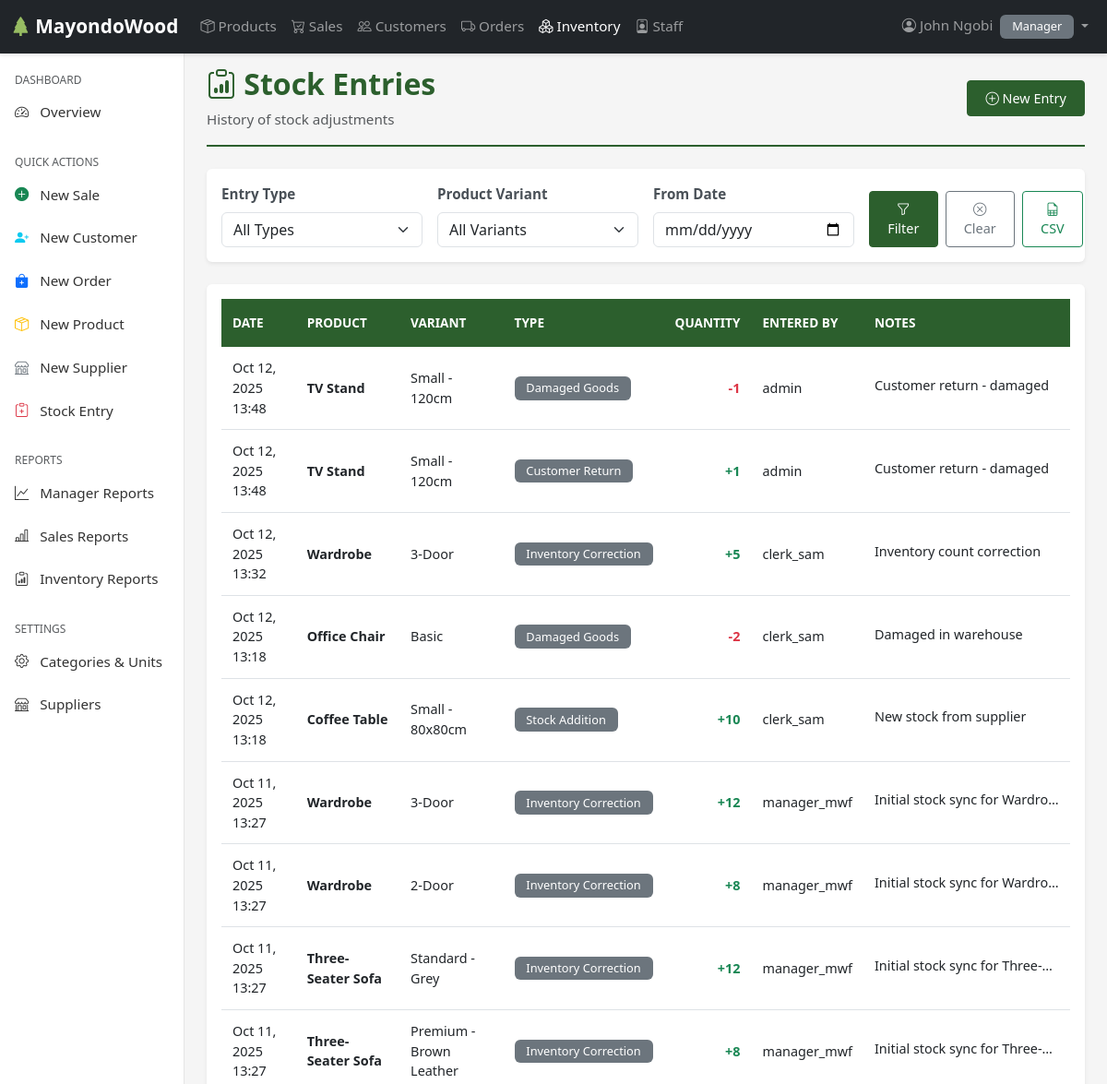
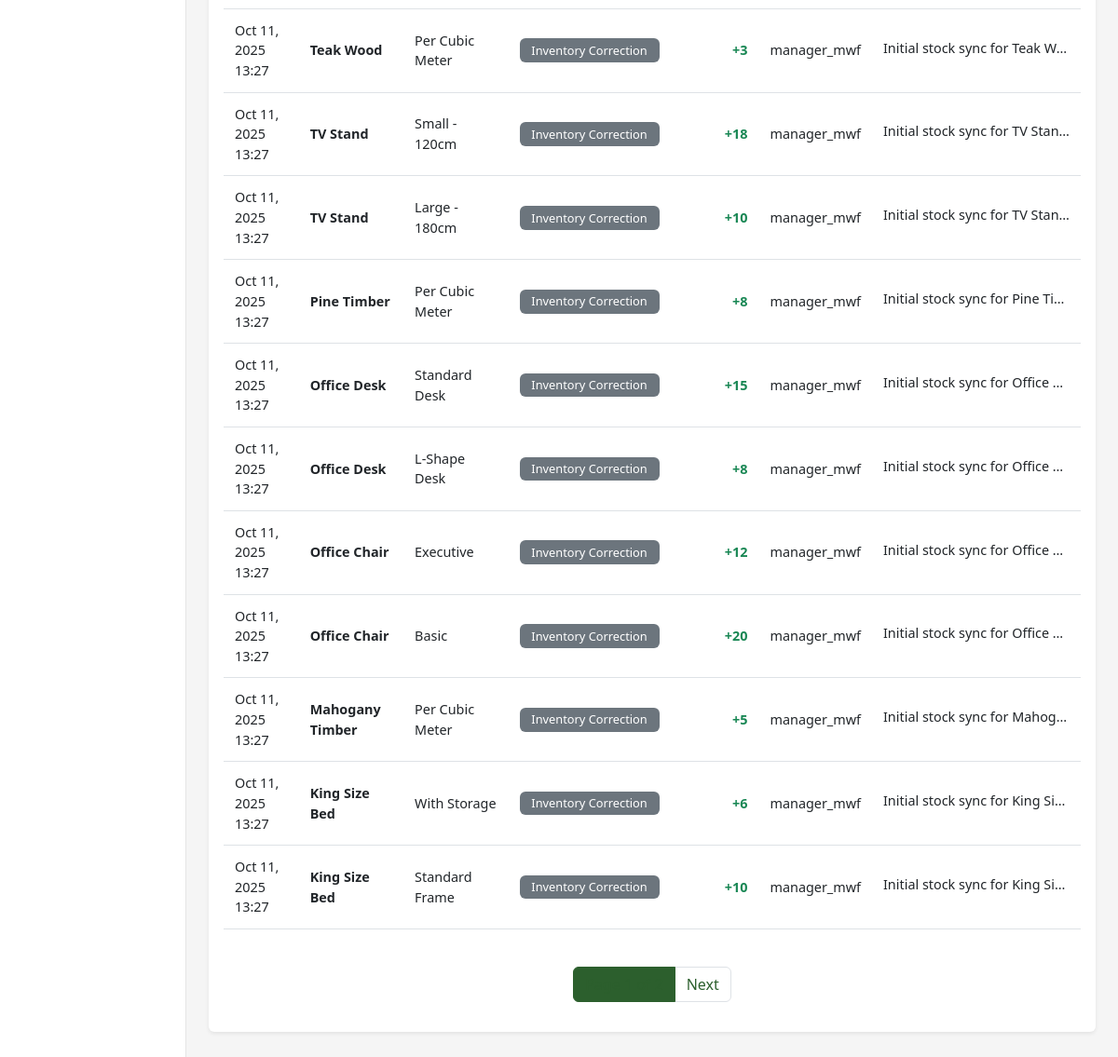
Before: /inventory/ (signed in) with the older database file (2 pictures, top to bottom).
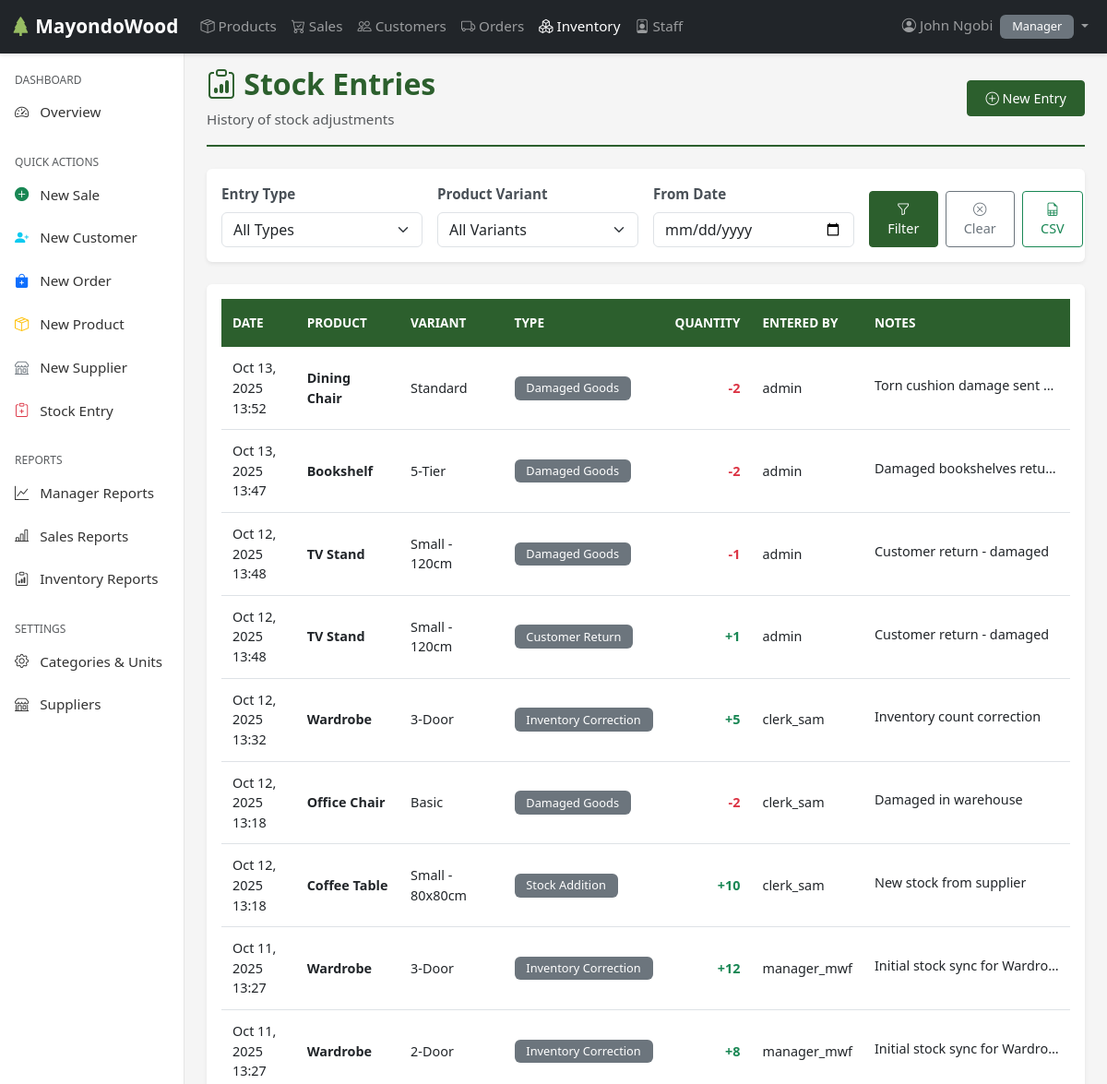
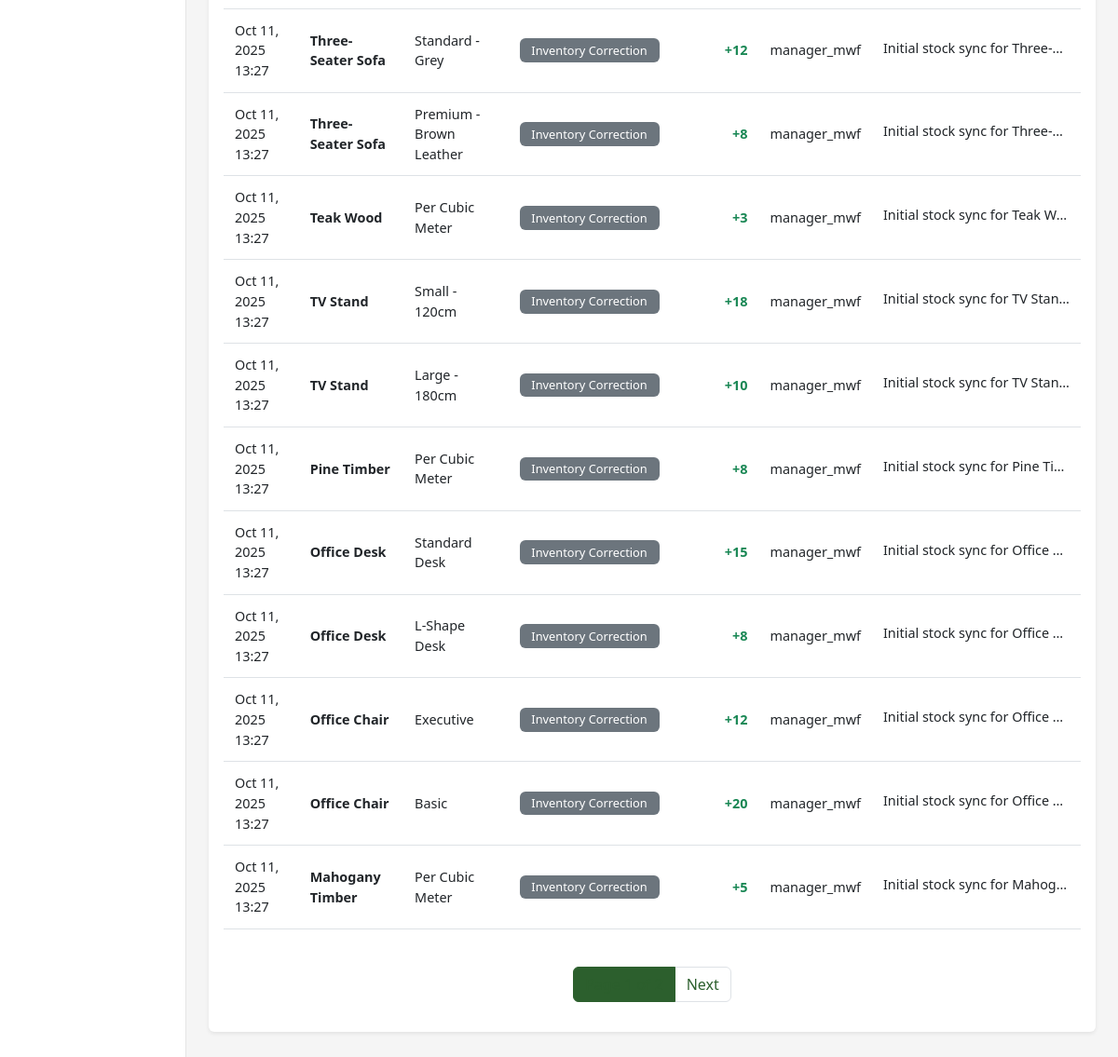
After: the same page with the newer database file (2 pictures, top to bottom).
### users/models.py (models this page shows, shortened)
class Employee(AbstractUser):
    ROLES = [
        ('SALES', 'Sales'),
        ('INVENTORY', 'Inventory'),
        ('MANAGER', 'Manager'),
    ]
    role = models.CharField(max_length=20, choices=ROLES)
    phone = models.CharField(max_length=15, blank=True, null=True)
    address = models.TextField(blank=True, null=True)
    is_active = models.BooleanField(default=True)
    created_at = models.DateTimeField(auto_now_add=True)
    updated_at = models.DateTimeField(auto_now=True)
    class Meta:
        ordering = ['-date_joined']
        verbose_name = 'Employee'
        verbose_name_plural = 'Employees'

### inventory/models.py (models this page shows, shortened)
class StockEntry(models.Model):
    ENTRY_TYPES = [
        ('ADDITION', 'Stock Addition'),
        ('ADJUSTMENT', 'Stock Adjustment'),
        ('DAMAGE', 'Damaged Goods'),
        ('RETURN', 'Customer Return'),
        ('CORRECTION', 'Inventory Correction'),
    ]
    variant = models.ForeignKey(ProductVariant, on_delete=models.CASCADE, related_name='stock_entries')
    quantity = models.IntegerField(help_text='Positive for additions, negative for reductions')
    entry_type = models.CharField(max_length=20, choices=ENTRY_TYPES, default='ADJUSTMENT')
    entry_date = models.DateTimeField(auto_now_add=True)
    entered_by = models.ForeignKey(Employee, on_delete=models.SET_NULL, null=True)
    notes = models.TextField(blank=True)
    created_at = models.DateTimeField(auto_now_add=True)
    updated_at = models.DateTimeField(auto_now=True)
    class Meta:
        ordering = ['-entry_date']
        verbose_name = 'StockEntry'
        verbose_name_plural = 'Stock Entries'

### products/models.py (models this page shows, shortened)
class ProductVariant(models.Model):
    product = models.ForeignKey(Product, on_delete=models.CASCADE, related_name='variants')
    variant_name = models.CharField(max_length=100)
    price = models.IntegerField(default=0)
    stock_quantity = models.PositiveIntegerField(default=0)
    reorder_level = models.PositiveIntegerField(default=5)
    is_active = models.BooleanField(default=True)
    created_at = models.DateTimeField(auto_now_add=True)
    updated_at = models.DateTimeField(auto_now=True)
    class Meta:
        ordering = ['product__name', 'variant_name']
        unique_together = [['product', 'variant_name']]

class Product(models.Model):
    name = models.CharField(max_length=100)
    category = models.ForeignKey(Category, on_delete=models.PROTECT, related_name='products')
    unit = models.ForeignKey(Unit, on_delete=models.PROTECT, related_name='products')
    supplier = models.ForeignKey('orders.Supplier', on_delete=models.SET_NULL, null=True, blank=True, related_name='products')
    description = models.TextField(blank=True)
    is_active = models.BooleanField(default=True)
    created_at = models.DateTimeField(auto_now_add=True)
    updated_at = models.DateTimeField(auto_now=True)
    class Meta:
        ordering = ['name']
        unique_together = [['name', 'category']]

### inventory/views.py (the view, shortened to what this page needs)
# urls.py: path('', views.stock_list, name='stock_list'),
@login_required
@user_passes_test(is_inventory_or_manager, login_url='users:login')
def stock_list(request):
    entry_type_filter = request.GET.get('entry_type')
    variant_filter = request.GET.get('variant')
    date_from = request.GET.get('date_from')
    export = request.GET.get('export')
    entries = StockEntry.objects.select_related('variant__product', 'entered_by')
    if entry_type_filter:
        entries = entries.filter(entry_type=entry_type_filter)
    if variant_filter:
        entries = entries.filter(variant__id=variant_filter)
    if date_from:
        entries = entries.filter(entry_date__gte=date_from)
    paginator = Paginator(entries.order_by('-entry_date'), 20)
    page_number = request.GET.get('page')
    page_obj = paginator.get_page(page_number)
    variants = ProductVariant.objects.filter(is_active=True).select_related('product')
    return render(request, 'inventory/stock_list.html', {
        'page_obj': page_obj,
        'variants': variants,
        'entry_type_filter': entry_type_filter,
        'variant_filter': variant_filter,
        'date_from': date_from,
        'title': 'Stock Entries'
    })

### inventory/templates/inventory/stock_list.html (shortened to what this page needs)
{% extends 'base.html' %}
{% load static humanize%}
{% block content %}
<div class="page-header">
    <div class="d-flex justify-content-between align-items-center">
        <div>
            <h1><i class="bi bi-clipboard-data"></i> Stock Entries</h1>
            <p class="text-muted mb-0">History of stock adjustments</p>
        </div>
        <div>
            <a href="{% url 'inventory:stock_entry' %}" class="btn btn-primary">
                <i class="bi bi-plus-circle"></i> New Entry
            </a>
        </div>
    </div>
</div>
<div class="card mb-4">
    <div class="card-body">
        <form method="get" class="row g-3">
            <div class="col-md-3">
                <label for="entry_type" class="form-label">Entry Type</label>
                <select name="entry_type" id="entry_type" class="form-select">
                    <option value="">All Types</option>
                </select>
            </div>
            <div class="col-md-3">
                <label for="variant" class="form-label">Product Variant</label>
                <select name="variant" id="variant" class="form-select">
                    <option value="">All Variants</option>
                </select>
            </div>
            <div class="col-md-3">
                <label for="date_from" class="form-label">From Date</label>
                <input type="date" name="date_from" id="date_from" class="form-control" value="{{ date_from }}">
            </div>
            <div class="col-md-3 d-flex align-items-end">
                <button type="submit" class="btn btn-primary me-2">
                    <i class="bi bi-funnel"></i> Filter
                </button>
                <a href="{% url 'inventory:stock_list' %}" class="btn btn-outline-secondary me-2">
                    <i class="bi bi-x-circle"></i> Clear
                </a>
                <a href="?export=csv{% if entry_type_filter %}&entry_type={{ entry_type_filter }}{% endif %}{% if variant_filter %}&variant={{ variant_filter }}{% endif %}{% if date_from %}&date_from={{ date_from }}{% endif %}"
                   class="btn btn-outline-success">
                    <i class="bi bi-file-earmark-spreadsheet"></i> CSV
                </a>
            </div>
        </form>
    </div>
</div>
<div class="card">
    <div class="card-body">
        {% if page_obj %}
        <div class="table-responsive">
            <table class="table table-hover">
                <thead>
                    <tr>
                        <th>Date</th>
                        <th>Product</th>
                        <th>Variant</th>
                        <th>Type</th>
                        <th class="text-end">Quantity</th>
                        <th>Entered By</th>
                        <th>Notes</th>
                    </tr>
                </thead>
                <tbody>
                    {% for entry in page_obj %}
                    <tr>
                        <td>{{ entry.entry_date|date:"M d, Y H:i" }}</td>
                        <td><strong>{{ entry.variant.product.name }}</strong></td>
                        <td>{{ entry.variant.variant_name }}</td>
                        <td>
                            <span class="badge bg-secondary">
                                {{ entry.get_entry_type_display }}
                            </span>
                        </td>
                        <td class="text-end">
                            <span class="{% if entry.quantity > 0 %}text-success{% else %}text-danger{% endif %} fw-bold">
                                {% if entry.quantity > 0 %}+{% endif %}{{ entry.quantity|intcomma }}
                            </span>
                        </td>
                        <td>{{ entry.entered_by.username|default:"N/A" }}</td>
                        <td>
                            {% if entry.notes %}
                                <span class="text-truncate d-inline-block" style="max-width: 200px;" title="{{ entry.notes }}">
                                    {{ entry.notes }}
                                </span>
                            {% else %}
                                <span class="text-muted">—</span>
                            {% endif %}
                        </td>
                    </tr>
                    {% endfor %}
                </tbody>
            </table>
        </div>
        {% if page_obj.has_other_pages %}
        <nav aria-label="Page navigation" class="mt-4">
            <ul class="pagination justify-content-center">
                <li class="page-item active">
                    <span class="page-link">
                    </span>
                </li>
                {% if page_obj.has_next %}
                <li class="page-item">
                    <a class="page-link" href="?page={{ page_obj.next_page_number }}">
                        Next
                    </a>
                </li>
                {% endif %}
            </ul>
        </nav>
        {% endif %}
        {% endif %}
    </div>
</div>
{% endblock %}

### templates/includes/navbar.html (shortened to what this page needs)
{% load static %}
<nav class="navbar navbar-expand-lg navbar-dark bg-dark fixed-top">
    <div class="container-fluid">
        <a class="navbar-brand" href="{% url 'users:dashboard' %}">
            <i class="bi bi-tree-fill"></i> MayondoWood
        </a>
        <div class="collapse navbar-collapse" id="navbarNav">
            <ul class="navbar-nav me-auto">
                <li class="nav-item">
                    <a class="nav-link {% if request.resolver_match.url_name == 'product_list' %}active{% endif %}"
                       href="{% url 'products:product_list' %}">
                        <i class="bi bi-box-seam"></i> Products
                    </a>
                </li>
                {% if user.role in 'MANAGER,SALES' %}
                <li class="nav-item">
                    <a class="nav-link {% if 'sales' in request.path %}active{% endif %}"
                       href="{% url 'sales:sale_list' %}">
                        <i class="bi bi-cart-check"></i> Sales
                    </a>
                </li>
                <li class="nav-item">
                    <a class="nav-link {% if 'customer' in request.path %}active{% endif %}"
                       href="{% url 'sales:customer_list' %}">
                        <i class="bi bi-people"></i> Customers
                    </a>
                </li>
                {% endif %}
                {% if user.role in 'MANAGER,INVENTORY' %}
                <li class="nav-item">
                    <a class="nav-link {% if 'orders' in request.path %}active{% endif %}"
                       href="{% url 'orders:order_list' %}">
                        <i class="bi bi-truck"></i> Orders
                    </a>
                </li>
                <li class="nav-item">
                    <a class="nav-link {% if 'inventory' in request.path %}active{% endif %}"
                       href="{% url 'inventory:stock_list' %}">
                        <i class="bi bi-boxes"></i> Inventory
                    </a>
                </li>
                {% endif %}
                {% if user.role == 'MANAGER' %}
                <li class="nav-item">
                    <a class="nav-link {% if 'staff' in request.path %}active{% endif %}"
                       href="{% url 'users:staff_list' %}">
                        <i class="bi bi-person-badge"></i> Staff
                    </a>
                </li>
                {% endif %}
            </ul>
            <ul class="navbar-nav">
                <li class="nav-item dropdown">
                    <a class="nav-link dropdown-toggle" href="#" id="userDropdown" role="button"
                       data-bs-toggle="dropdown" aria-expanded="false">
                        <i class="bi bi-person-circle"></i> {{ user.get_full_name|default:user.username }}
                        <span class="badge bg-secondary ms-1">{{ user.get_role_display }}</span>
                    </a>
                </li>
            </ul>
        </div>
    </div>
</nav>

Changed rows visible on the page:
no longer on this page (row unchanged): StockEntry: entry_date "Oct 11, 2025 13:27", variant.product.name "King Size Bed", variant.variant_name "With Storage", entry_type "Inventory Correction", quantity "6", entered_by.username "manager_mwf", notes "Initial stock sync for King Si…"
no longer on this page (row unchanged): StockEntry: entry_date "Oct 11, 2025 13:27", variant.product.name "King Size Bed", variant.variant_name "Standard Frame", entry_type "Inventory Correction", quantity "10", entered_by.username "manager_mwf", notes "Initial stock sync for King Si…"
added StockEntry: entry_date "Oct 13, 2025 13:52", variant.product.name "Dining Chair", variant.variant_name "Standard", entry_type "Damaged Goods", quantity "-2", entered_by.username "admin", notes "Torn cushion damage sent…"
added StockEntry: entry_date "Oct 13, 2025 13:47", variant.product.name "Bookshelf", variant.variant_name "5-Tier", entry_type "Damaged Goods", quantity "-2", entered_by.username "admin", notes "Damaged bookshelves retu…"
